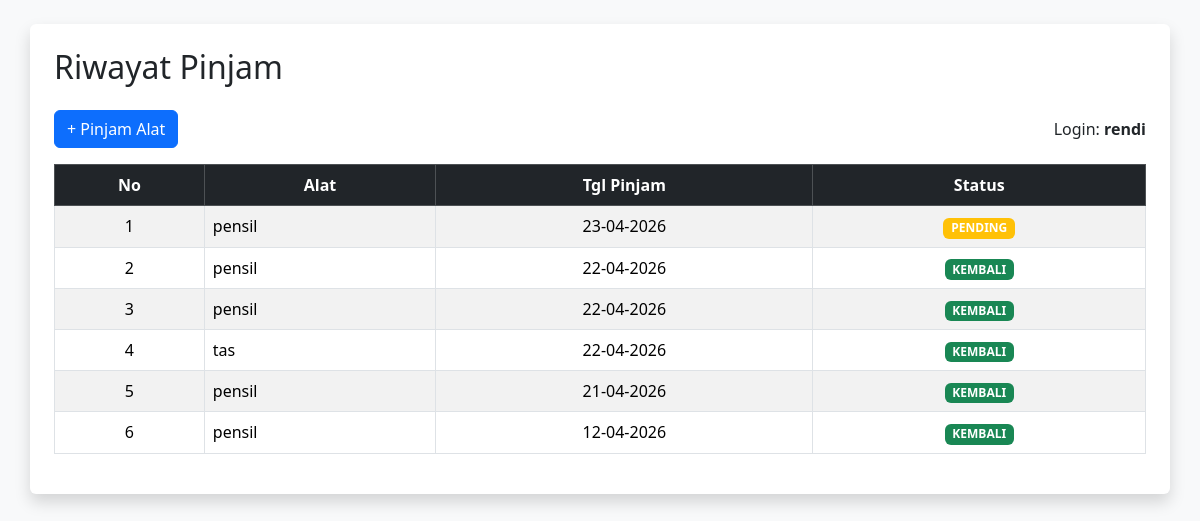
The page /view/v_peminjaman_user.php (signed in) on the database its author committed.
### tables this page shows
CREATE TABLE `peminjaman` (
  `id_peminjaman` int NOT NULL,
  `id_user` int DEFAULT NULL,
  `id_alat` int DEFAULT NULL,
  `jumlah_pinjam` int DEFAULT NULL,
  `tgl_pinjam` timestamp NULL DEFAULT NULL,
  `tgl_kembali_asli` timestamp NULL DEFAULT NULL,
  `status` enum('pending','dipinjam','kembali') DEFAULT 'pending',
  `kondisi_keluar` varchar(50) DEFAULT 'Bagus',
  `kondisi_masuk` varchar(50) DEFAULT NULL,
  `id_petugas` int DEFAULT NULL
);

CREATE TABLE `alat` (
  `id_alat` int NOT NULL,
  `id_kategori` int DEFAULT NULL,
  `nama_alat` varchar(70) DEFAULT NULL,
  `stok` int DEFAULT NULL,
  `foto` text
);

### controller/c_peminjaman.php (called while the page is built, shortened)
<?php
require_once '../model/m_peminjaman.php';
$database = new m_koneksi();
$db = $database->koneksi;
$pinjam_model = new m_peminjaman($db);
if (isset($_SESSION['id_user'])) {
    $isi_tabel_user = $pinjam_model->tampil_data_user($_SESSION['id_user']);
}
?>

### model/m_peminjaman.php (called while the page is built, shortened)
<?php
class m_peminjaman {
    private $db;
    public function __construct($db_connection) {
        $this->db = $db_connection;
    }
    public function tampil_data_user($id_user) {
        $sql = "SELECT p.*, a.nama_alat FROM peminjaman p JOIN alat a ON p.id_alat = a.id_alat WHERE p.id_user = '$id_user' ORDER BY p.id_peminjaman DESC";
        return mysqli_query($this->db, $sql);
    }
}
?>

### view/v_peminjaman_user.php (the view)
<?php include '../controller/c_peminjaman.php'; ?>
<!DOCTYPE html>
<html>
<head><title>Riwayat Saya</title><link href="https://cdn.jsdelivr.net/npm/bootstrap@5.3.3/dist/css/bootstrap.min.css" rel="stylesheet"></head>
<body class="bg-light p-4">
    <div class="container bg-white p-4 shadow rounded">
        <h2 class="mb-4">Riwayat Pinjam</h2>
        <div class="mb-3 d-flex justify-content-between align-items-center">
            <a href="v_daftar_alat.php" class="btn btn-primary">+ Pinjam Alat</a>
            <span>Login: <b><?= $_SESSION['username']; ?></b></span>
        </div>
        <table class="table table-bordered table-striped">
            <thead class="table-dark text-center">
                <tr><th>No</th><th>Alat</th><th>Tgl Pinjam</th><th>Status</th></tr>
            </thead>
            <tbody>
                <?php
                $no = 1;
                if (mysqli_num_rows($isi_tabel_user) > 0):
                    while($row = mysqli_fetch_object($isi_tabel_user)):
                ?>
                <tr>
                    <td class="text-center"><?= $no++; ?></td>
                    <td><?= $row->nama_alat; ?></td>
                    <td class="text-center"><?= date('d-m-Y', strtotime($row->tgl_pinjam)); ?></td>
                    <td class="text-center">
                        <span class="badge bg-<?= ($row->status == 'kembali') ? 'success' : 'warning'; ?>"><?= strtoupper($row->status); ?></span>
                    </td>
                </tr>
                <?php endwhile; else: ?>
                <tr><td colspan="4" class="text-center py-4">Belum ada riwayat.</td></tr>
                <?php endif; ?>
            </tbody>
        </table>
    </div>
</body>
</html>

### rows shown on the page
peminjaman: id_alat.nama_alat "pensil", tgl_pinjam "23-04-2026", status "PENDING"
peminjaman: id_alat.nama_alat "pensil", tgl_pinjam "22-04-2026", status "KEMBALI"
peminjaman: id_alat.nama_alat "pensil", tgl_pinjam "22-04-2026", status "KEMBALI"
peminjaman: id_alat.nama_alat "tas", tgl_pinjam "22-04-2026", status "KEMBALI"
peminjaman: id_alat.nama_alat "pensil", tgl_pinjam "21-04-2026", status "KEMBALI"
peminjaman: id_alat.nama_alat "pensil", tgl_pinjam "12-04-2026", status "KEMBALI"

### other values the page prints
$_SESSION['username'] "rendi"
